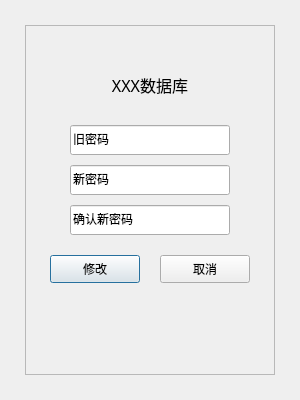
<?xml version="1.0" encoding="UTF-8"?>
<ui version="4.0">
 <class>ChangePasswordDialog</class>
 <widget class="QDialog" name="ChangePasswordDialog">
  <property name="geometry">
   <rect>
    <x>0</x>
    <y>0</y>
    <width>300</width>
    <height>400</height>
   </rect>
  </property>
  <property name="windowTitle">
   <string>ChangePassword</string>
  </property>
  <widget class="QFrame" name="frame">
   <property name="geometry">
    <rect>
     <x>25</x>
     <y>25</y>
     <width>250</width>
     <height>350</height>
    </rect>
   </property>
   <property name="frameShape">
    <enum>QFrame::StyledPanel</enum>
   </property>
   <property name="frameShadow">
    <enum>QFrame::Raised</enum>
   </property>
   <widget class="QPushButton" name="Modify">
    <property name="geometry">
     <rect>
      <x>25</x>
      <y>230</y>
      <width>90</width>
      <height>28</height>
     </rect>
    </property>
    <property name="font">
     <font>
      <family>宋体</family>
     </font>
    </property>
    <property name="text">
     <string>修改</string>
    </property>
    <property name="default">
     <bool>true</bool>
    </property>
   </widget>
   <widget class="QPushButton" name="Cancel">
    <property name="geometry">
     <rect>
      <x>135</x>
      <y>230</y>
      <width>90</width>
      <height>28</height>
     </rect>
    </property>
    <property name="font">
     <font>
      <family>宋体</family>
     </font>
    </property>
    <property name="text">
     <string>取消</string>
    </property>
   </widget>
   <widget class="QLabel" name="Title">
    <property name="geometry">
     <rect>
      <x>65</x>
      <y>45</y>
      <width>120</width>
      <height>30</height>
     </rect>
    </property>
    <property name="font">
     <font>
      <family>等线</family>
      <pointsize>12</pointsize>
     </font>
    </property>
    <property name="layoutDirection">
     <enum>Qt::LeftToRight</enum>
    </property>
    <property name="text">
     <string>XXX数据库</string>
    </property>
    <property name="textFormat">
     <enum>Qt::AutoText</enum>
    </property>
    <property name="alignment">
     <set>Qt::AlignCenter</set>
    </property>
   </widget>
   <widget class="QLineEdit" name="NewPasswordAgain">
    <property name="geometry">
     <rect>
      <x>45</x>
      <y>180</y>
      <width>160</width>
      <height>30</height>
     </rect>
    </property>
    <property name="font">
     <font>
      <family>宋体</family>
     </font>
    </property>
    <property name="text">
     <string>确认新密码</string>
    </property>
   </widget>
   <widget class="QLineEdit" name="NewPassword">
    <property name="geometry">
     <rect>
      <x>45</x>
      <y>140</y>
      <width>160</width>
      <height>30</height>
     </rect>
    </property>
    <property name="font">
     <font>
      <family>宋体</family>
     </font>
    </property>
    <property name="autoFillBackground">
     <bool>false</bool>
    </property>
    <property name="text">
     <string>新密码</string>
    </property>
   </widget>
   <widget class="QLineEdit" name="OldPassword">
    <property name="geometry">
     <rect>
      <x>45</x>
      <y>100</y>
      <width>160</width>
      <height>30</height>
     </rect>
    </property>
    <property name="font">
     <font>
      <family>宋体</family>
     </font>
    </property>
    <property name="autoFillBackground">
     <bool>false</bool>
    </property>
    <property name="text">
     <string>旧密码</string>
    </property>
   </widget>
  </widget>
 </widget>
 <tabstops>
  <tabstop>OldPassword</tabstop>
  <tabstop>NewPassword</tabstop>
  <tabstop>NewPasswordAgain</tabstop>
  <tabstop>Modify</tabstop>
  <tabstop>Cancel</tabstop>
 </tabstops>
 <resources/>
 <connections>
  <connection>
   <sender>Modify</sender>
   <signal>clicked()</signal>
   <receiver>ChangePasswordDialog</receiver>
   <slot>changePassword()</slot>
   <hints>
    <hint type="sourcelabel">
     <x>127</x>
     <y>267</y>
    </hint>
    <hint type="destinationlabel">
     <x>118</x>
     <y>386</y>
    </hint>
   </hints>
  </connection>
  <connection>
   <sender>Cancel</sender>
   <signal>clicked()</signal>
   <receiver>ChangePasswordDialog</receiver>
   <slot>reject()</slot>
   <hints>
    <hint type="sourcelabel">
     <x>175</x>
     <y>268</y>
    </hint>
    <hint type="destinationlabel">
     <x>228</x>
     <y>385</y>
    </hint>
   </hints>
  </connection>
 </connections>
 <slots>
  <slot>changePassword()</slot>
 </slots>
</ui>
